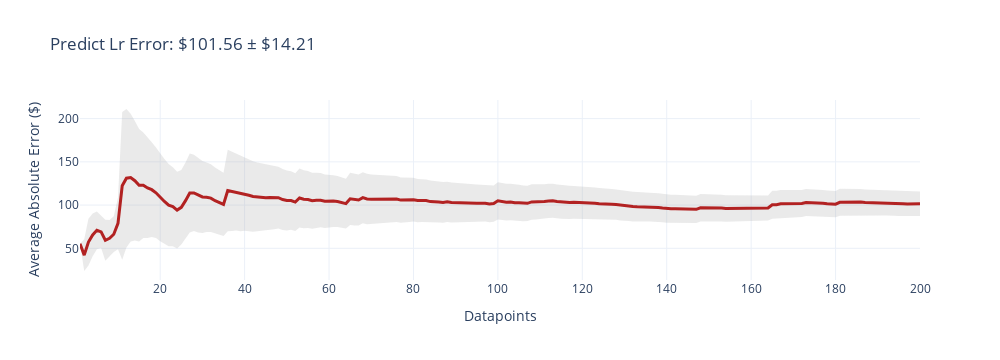
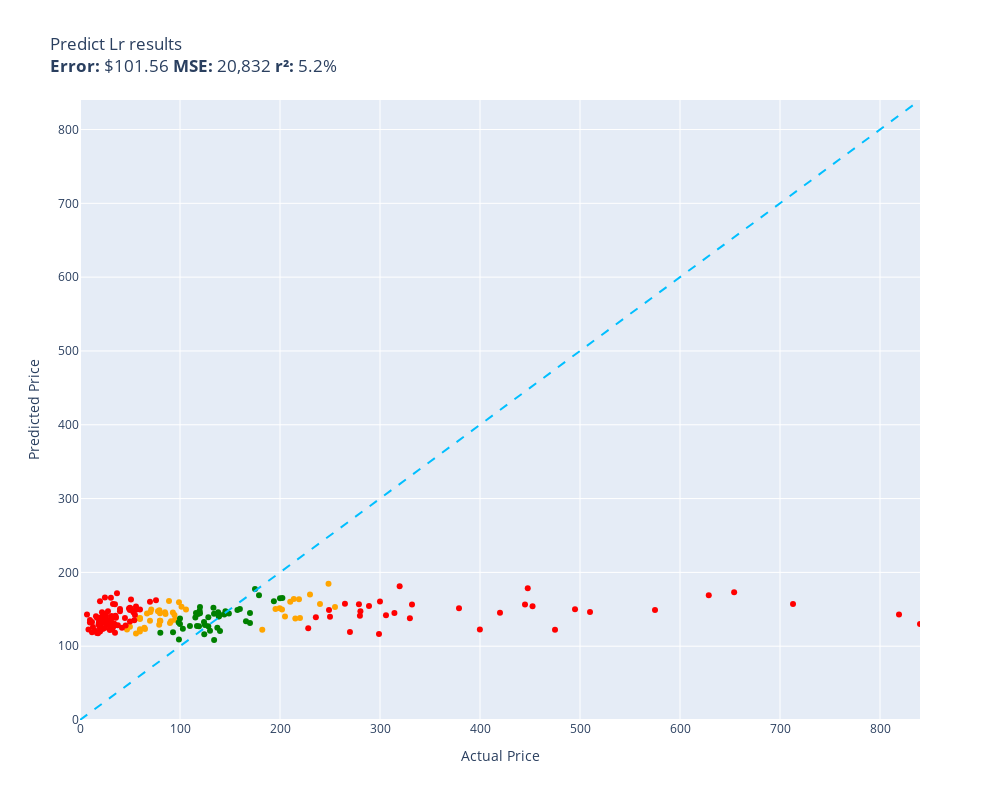

The cell these charts' notebook holds for them, in order:
### Code cell
evaluate(predict_lr, test)

### Figure 1 — Plotly figure (JSON) as saved in the notebook; plotly's stock layout.template omitted (floating-point values rounded to 4 significant figures; data arrays with more than 128 entries replaced by an {"elided": "..."} marker saying what was removed)
{"data": [{"fill": "toself", "fillcolor": "rgba(150,150,150,0.2)", "hoverinfo": "skip", "line": {"color": "rgba(0,0,0,0)"}, "type": "scatter", "x": {"elided": "400 int values"}, "y": {"elided": "400 float values"}}, {"customdata": {"elided": "200 float values"}, "hovertemplate": "n=%{x}<br>Avg Error=$%{y:,.2f}<br>±95% CI=$%{customdata:,.2f}<extra></extra>", "line": {"color": "firebrick", "width": 3}, "mode": "lines", "type": "scatter", "x": {"elided": "200 int values"}, "y": {"elided": "200 float values"}}], "layout": {"height": 360, "showlegend": false, "title": {"text": "Predict Lr Error: $101.56 ± $14.21"}, "width": 1000, "xaxis": {"title": {"text": "Datapoints"}}, "yaxis": {"title": {"text": "Average Absolute Error ($)"}}}}

### Figure 2 — Plotly figure (JSON) as saved in the notebook; plotly's stock layout.template omitted (floating-point values rounded to 4 significant figures)
{"data": [{"customdata": [["Old Blood Noise Excess V2 Distortion Cho...\nGuess=$163.63  Actual=$219.00"], ["RBC12-UPC Replacement Battery Cartridge ...\nGuess=$170.12  Actual=$229.99"], ["ACDelco GM Original Equipment FW339 Fron...\nGuess=$137.41  Actual=$215.33"], ["Panasonic KX-TG6511B DECT 6.0 PLUS Expan...\nGuess=$128.97  Actual=$79.20"], ["GJY Portable TV,10.6 inch Mini TV for AT...\nGuess=$148.61  Actual=$79.36"], ["APS iBoard 6-inch Aluminum (Black Powder...\nGuess=$160.32  Actual=$210.23"], ["HK SYSTEMS 13\" Heavy Duty Black \"Push\" O...\nGuess=$145.83  Actual=$84.95"], ["Clementoni 39132.5 Jigsaw Puzzle 1,000 P...\nGuess=$134.46  Actual=$79.95"], ["Deco Mount Pro Tripod Microphone Stand w...\nGuess=$136.84  Actual=$59.95"], ["Evergreen HSHB2005 Cylinder Head Gasket ...\nGuess=$137.74  Actual=$59.69"], ["Travelpro Platinum Elite Slim Business L...\nGuess=$163.88  Actual=$213.83"], ["JRready ST6313 DT Deutsch Connector Kit,...\nGuess=$151.35  Actual=$199.68"], ["15\" Locking Shower Head Extension Arm in...\nGuess=$134.49  Actual=$79.95"], ["Tidal Front + Rear Fender Flares 4PC Poc...\nGuess=$153.18  Actual=$254.99"], ["Dakota Alert MURS Alert Probe Sensor - M...\nGuess=$138.24  Actual=$219.99"], ["AUTOFREE LED Tail Lights Assembly Compat...\nGuess=$149.72  Actual=$201.99"], ["Webcem Solar Shed Light Outdoor Indoor, ...\nGuess=$147.22  Actual=$77.96"], ["Festool 492370 Platin 2 S1000 Grit 6-Inc...\nGuess=$133.73  Actual=$91.00"], ["DIMARZIO 204284 DP 163FBK Blues Bucker G...\nGuess=$131.38  Actual=$89.99"], ["VLAND LED Smoked Taillights Compatible F...\nGuess=$156.99  Actual=$239.99"], ["LEGO Marvel Avengers War Machine Buster ...\nGuess=$122.87  Actual=$59.95"], ["ANZO USA 111207 GMC SIERRA 99-06 / YUKON...\nGuess=$122.29  Actual=$182.28"], ["Trim Kit for 2-handle Shower & Tub Valve...\nGuess=$135.85  Actual=$94.99"], ["MXR Carbon Copy Deluxe Analog Delay Guit...\nGuess=$150.38  Actual=$195.50"], ["CradlePoint Compact Broadband Router (CB...\nGuess=$161.10  Actual=$89.00"], ["Pyle Wireless Rear View Backup Camera - ...\nGuess=$146.30  Actual=$70.45"], ["Hp Pavilion P7-1257c Motherboard Aahd3-h...\nGuess=$119.87  Actual=$59.86"], ["Auertech Portable Washing Machine, 14lbs...\nGuess=$159.51  Actual=$98.99"], ["Amana Tool - SC587 Carbide Tipped 3-Wing...\nGuess=$149.72  Actual=$71.23"], ["ECCPP Power Steering Pump for 2009-2010 ...\nGuess=$143.66  Actual=$85.48"], ["UPR Mach 1 Chin Spoiler Fits 94-98 Musta...\nGuess=$123.35  Actual=$64.99"], ["SP Air Corporation SP-8102BU 1/4-Inch He...\nGuess=$140.37  Actual=$204.99"], ["Skullcandy Hesh Evo Bluetooth Headphones...\nGuess=$134.58  Actual=$69.99"], ["LCD Screen for Dell Inspiron 17R 17.3\" H...\nGuess=$124.93  Actual=$64.37"], ["Diversitech UC2436-3 Ultralite Condenser...\nGuess=$134.12  Actual=$80.39"], ["KUNFINE Android Radio CarPlay & Android ...\nGuess=$149.56  Actual=$106.00"], ["KYX Racing Hardened Steel Center Drive S...\nGuess=$122.51  Actual=$46.99"], ["OEM Samsung Remote Control Shipped with ...\nGuess=$117.11  Actual=$56.00"], ["Custom Engagement Logo Desk Embosser Sea...\nGuess=$126.22  Actual=$49.95"], ["DuraGo BR5330 Front Vented Disc Brake Ro...\nGuess=$153.49  Actual=$101.51"], ["Intex River Run Connect Lounge (Four)\nGuess=$142.32  Actual=$94.49"], ["Blanco 230966 Valea Stainless Steel Sink...\nGuess=$145.67  Actual=$92.88"], ["PowerSport Front Rear Brakes and Rotors ...\nGuess=$184.71  Actual=$248.51"], ["KZ ZS10 Pro in Ear Monitor Headphone KZ ...\nGuess=$144.25  Actual=$66.99"], ["Fender Hendrix Voodoo Child Coiled Instr...\nGuess=$138.18  Actual=$59.99"], ["MonMount Triple Monitor Stand Freestandi...\nGuess=$144.79  Actual=$79.99"]], "hovertemplate": "%{customdata[0]}<extra></extra>", "legendgroup": "orange", "marker": {"color": "orange", "size": 6, "symbol": "circle"}, "mode": "markers", "name": "orange", "orientation": "v", "showlegend": true, "type": "scatter", "x": [219.0, 230.0, 215.3, 79.2, 79.36, 210.2, 84.95, 79.95, 59.95, 59.69, 213.8, 199.7, 79.95, 255.0, 220.0, 202.0, 77.96, 91.0, 89.99, 240.0, 59.95, 182.3, 94.99, 195.5, 89.0, 70.45, 59.86, 98.99, 71.23, 85.48, 64.99, 205.0, 69.99, 64.37, 80.39, 106.0, 46.99, 56.0, 49.95, 101.5, 94.49, 92.88, 248.5, 66.99, 59.99, 79.99], "xaxis": "x", "y": [163.6, 170.1, 137.4, 129.0, 148.6, 160.3, 145.8, 134.5, 136.8, 137.7, 163.9, 151.3, 134.5, 153.2, 138.2, 149.7, 147.2, 133.7, 131.4, 157.0, 122.9, 122.3, 135.9, 150.4, 161.1, 146.3, 119.9, 159.5, 149.7, 143.7, 123.4, 140.4, 134.6, 124.9, 134.1, 149.6, 122.5, 117.1, 126.2, 153.5, 142.3, 145.7, 184.7, 144.2, 138.2, 144.8], "yaxis": "y"}, {"customdata": [["telpo Headlight Assembly Fit For 15 Camr...\nGuess=$144.89  Actual=$115.99"], ["SuppliesOutlet Compatible Toner Cartridg...\nGuess=$142.91  Actual=$144.29"], ["PEMP E65 E66 CDC Simulate Optical Fiber ...\nGuess=$127.08  Actual=$119.00"], ["Intermatic PX300 12V 300W Transformer wi...\nGuess=$143.91  Actual=$134.00"], ["CORSAIR Dominator Platinum RGB 32GB (2x1...\nGuess=$132.79  Actual=$124.00"], ["SKB iSeries 3i-13096-6KP Case for BlackM...\nGuess=$177.32  Actual=$174.99"], ["Aolemi Oil Rubbed Bronze Single Function...\nGuess=$132.24  Actual=$98.65"], ["GanFindX Portable Car Hand Controls for ...\nGuess=$150.29  Actual=$159.90"], ["KOMPUTERBAY 4GB 2X 2GB DDR2 1066MHz PC2-...\nGuess=$118.34  Actual=$80.34"], ["Scranton & Co 3 Drawer Mobile File Cabin...\nGuess=$138.86  Actual=$115.35"], ["Wenger City Upgrade Laptop Backpack with...\nGuess=$147.25  Actual=$145.42"], ["3D Tree Hole Branches 075 Stair Risers D...\nGuess=$121.04  Actual=$129.99"], ["Fjallraven, Kanken Laptop 15\" Backpack f...\nGuess=$148.00  Actual=$119.65"], ["Diversitech WG840585 Motor, (Ddb) 1/3Hp,...\nGuess=$108.44  Actual=$134.12"], ["Evan-Fischer Front Bumper Cover Compatib...\nGuess=$165.21  Actual=$202.38"], ["Western Digital Enterprise RE4-GP 2TB SA...\nGuess=$127.41  Actual=$109.95"], ["PM Auto Front Right Quick Complete Strut...\nGuess=$128.69  Actual=$124.94"], ["Dell Optiplex 390 Desktop Computer i3 3....\nGuess=$116.10  Actual=$124.27"], ["Pidoko Kids Train Table, Grey with 90 Pc...\nGuess=$144.65  Actual=$119.97"], ["Marvel Legends Series X-Men 6-Inch Archa...\nGuess=$109.17  Actual=$98.95"], ["EMART Photography C Stand with Boom Arm,...\nGuess=$152.96  Actual=$119.99"], ["Grey Pneumatic 1311SD Impact Socket Set\nGuess=$148.88  Actual=$157.43"], ["4LT LUMINETTE Vanity Opal GLS BSN\nGuess=$137.47  Actual=$99.99"], ["4pc Wheel Spacers Adapters 4\" (2inch Per...\nGuess=$127.50  Actual=$116.95"], ["Urth 62mm UV, Circular Polarizing (CPL),...\nGuess=$143.60  Actual=$139.00"], ["LSI Broadcom SAS 9300-8i 8-port 12Gb/s S...\nGuess=$143.48  Actual=$118.00"], ["DuraGo 29515020 Front Hub Assembly\nGuess=$139.26  Actual=$128.34"], ["Ibanez M510OVS Acoustic Mandolin in Vint...\nGuess=$131.52  Actual=$169.99"], ["GENUINE VOLVO THERMOSTAT (3.0, 3.2) S60 ...\nGuess=$123.49  Actual=$102.85"], ["Cardone 84-58642 New HEI Electronic Dist...\nGuess=$133.68  Actual=$165.99"], ["Universal Power Group 12V 100Ah Sealed L...\nGuess=$164.96  Actual=$199.99"], ["18 Inch White Undermount Kitchen Sink - ...\nGuess=$168.94  Actual=$179.00"], ["New Replacement seat cover fits Yamaha M...\nGuess=$140.50  Actual=$138.95"], ["Evan Fischer Radiator Cooling Fan Assemb...\nGuess=$124.99  Actual=$137.34"], ["ROHL WSGUM3018WH Wire Sink Grids, White\nGuess=$126.94  Actual=$128.28"], ["ASUS VY279HE-W 27” 1080P Monitor - White...\nGuess=$145.90  Actual=$138.10"], ["4 Inches Rolled Muffler Tip Catback Exha...\nGuess=$160.77  Actual=$193.88"], ["StonKraft Brass Chess Board Game Set wit...\nGuess=$120.75  Actual=$140.00"], ["Vinyl Soft Top Roll-up Adjustable Truck ...\nGuess=$144.43  Actual=$148.88"], ["Samsung DA97-07603B Freezer Ice Maker As...\nGuess=$118.98  Actual=$93.02"], ["Targus CityGear Durable Backpack, Black,...\nGuess=$152.08  Actual=$133.43"], ["Garmin 010-12402-10 GT15M-TM Transom-Mou...\nGuess=$140.21  Actual=$138.74"], ["Fitness Center Gym Room Weight Train Dua...\nGuess=$130.08  Actual=$99.99"], ["Xiaomi Redmi 10 2022 NFC 4G LTE (128GB +...\nGuess=$145.13  Actual=$169.99"]], "hovertemplate": "%{customdata[0]}<extra></extra>", "legendgroup": "green", "marker": {"color": "green", "size": 6, "symbol": "circle"}, "mode": "markers", "name": "green", "orientation": "v", "showlegend": true, "type": "scatter", "x": [116.0, 144.3, 119.0, 134.0, 124.0, 175.0, 98.65, 159.9, 80.34, 115.3, 145.4, 130.0, 119.7, 134.1, 202.4, 110.0, 124.9, 124.3, 120.0, 98.95, 120.0, 157.4, 99.99, 117.0, 139.0, 118.0, 128.3, 170.0, 102.8, 166.0, 200.0, 179.0, 138.9, 137.3, 128.3, 138.1, 193.9, 140.0, 148.9, 93.02, 133.4, 138.7, 99.99, 170.0], "xaxis": "x", "y": [144.9, 142.9, 127.1, 143.9, 132.8, 177.3, 132.2, 150.3, 118.3, 138.9, 147.3, 121.0, 148.0, 108.4, 165.2, 127.4, 128.7, 116.1, 144.7, 109.2, 153.0, 148.9, 137.5, 127.5, 143.6, 143.5, 139.3, 131.5, 123.5, 133.7, 165.0, 168.9, 140.5, 125.0, 126.9, 145.9, 160.8, 120.7, 144.4, 119.0, 152.1, 140.2, 130.1, 145.1], "yaxis": "y"}, {"customdata": [["NewPower99 Battery Kit for Samsung Galax...\nGuess=$142.40  Actual=$54.95"], ["EXMAX NG-10X Fresnel Lens Focusing Adapt...\nGuess=$160.28  Actual=$69.98"], ["Stand for Raven Pro Document Scanner - P...\nGuess=$122.01  Actual=$29.85"], ["8544771 Dryer Heating Element, 279816 Th...\nGuess=$139.34  Actual=$35.74"], ["Pump Head TBVECHI 175PSI 4KW 5.5HP 21CFM...\nGuess=$137.83  Actual=$329.90"], ["Bam France 2002XL Contoured Hightech Bla...\nGuess=$157.14  Actual=$713.00"], ["Metabo HPT 36V MultiVolt™ Cordless Rotar...\nGuess=$151.30  Actual=$379.00"], ["46mm Digital Pro High-Resolution Close-U...\nGuess=$160.73  Actual=$19.99"], ["Innovative Percussion CB-6 Chamois Bass ...\nGuess=$135.09  Actual=$54.32"], ["LOVE MEI Galaxy S10 Lite Case, Military ...\nGuess=$157.09  Actual=$32.98"], ["LD Products Compatible Toner Cartridge R...\nGuess=$133.29  Actual=$49.98"], ["Bam Trekking 3027SB Single Black Clarine...\nGuess=$156.60  Actual=$332.00"], ["DEWALT 20V MAX* XR Impact Driver with Bl...\nGuess=$154.11  Actual=$452.53"], ["Mini PC, Kinupute Desktop Computer E3-12...\nGuess=$149.89  Actual=$495.00"], ["June Garden 12\" Sweet Dolly Charlotte - ...\nGuess=$134.12  Actual=$19.99"], ["10GBase-LR SFP+ Transceiver, Handar 10GB...\nGuess=$119.80  Actual=$19.99"], ["Canon EOS Rebel T7 Digital SLR Camera wi...\nGuess=$142.77  Actual=$819.00"], ["Task T24287 Roman Ogee Router Bit with 1...\nGuess=$149.42  Actual=$55.88"], ["Southwire 120V/15A Right Angle User Atta...\nGuess=$128.27  Actual=$37.87"], ["Mylites+ Standard Comic Book Mylar Sleev...\nGuess=$118.28  Actual=$34.99"], ["DALDED LED Light Kit for Lego Sonic Gree...\nGuess=$143.87  Actual=$24.99"], ["152MM Hole Saws M42 Bi-Metal High Speed ...\nGuess=$117.58  Actual=$17.99"], ["Baseball Backpacks Large 18 Inch Bookbag...\nGuess=$137.70  Actual=$31.77"], ["Adams Check Payment and Deposit Register...\nGuess=$141.39  Actual=$35.49"], ["KOHLER 18865-CP Filtered Water Faucet, P...\nGuess=$122.23  Actual=$475.00"], ["Projector, CRAZVIEW Projector with WiFi ...\nGuess=$145.83  Actual=$53.40"], ["Retevis RT68 Soft Earhook Walkie Talkie ...\nGuess=$143.00  Actual=$6.99"], ["MC: Pindicator (Dual Intensity Amber)\nGuess=$150.24  Actual=$40.00"], ["Laisomeke Waterproof Junction Box, Unive...\nGuess=$132.89  Actual=$11.99"], ["Sumerain S1339CM Double Handle Widesprea...\nGuess=$139.36  Actual=$235.86"], ["Poison Spyder 10-08-020 Rocker Knocker\nGuess=$169.08  Actual=$628.76"], ["Lighted Triangle Mirror Cabinet Bathroom...\nGuess=$156.57  Actual=$445.00"], ["BESTILL Wall Mounted Shower Faucet Set, ...\nGuess=$162.39  Actual=$76.00"], ["Tablet PC Cover Compatible with Lenovo T...\nGuess=$140.78  Actual=$31.61"], ["Miyaya@ Funny Animal Masks Collection fo...\nGuess=$117.83  Actual=$16.99"], ["Trail Gear Twin Stick Kit for Top Shift ...\nGuess=$141.11  Actual=$279.92"], ["Engine Thermostat, Replace 19301-PAA-306...\nGuess=$131.96  Actual=$18.89"], ["Ultra Duster Canned Air Net 10 Oz 6-Pack\nGuess=$148.88  Actual=$49.90"], ["Beck/Arnley 0421945 Air Filter\nGuess=$138.44  Actual=$35.87"], ["IQShield Screen Protector Compatible wit...\nGuess=$132.12  Actual=$9.95"], ["Liberty Imports 12 Pack: US Military Toy...\nGuess=$138.67  Actual=$16.98"], ["Neporal Full Spectrum Light Bulb, 6000K ...\nGuess=$129.53  Actual=$18.59"], ["Satco S9596, 4 Count (Pack of 1), 4.18\nGuess=$118.75  Actual=$12.00"], ["Ceramic Talavera Mexican Tile 4x4\", 9 Pi...\nGuess=$128.45  Actual=$29.95"], ["Intrepid International Dressage Letters-...\nGuess=$134.94  Actual=$26.99"], ["Kingston Brass KS269SN Kingston Clawfoot...\nGuess=$141.99  Actual=$305.99"], ["KOHLER K-1185540-CP Assembly-Slider\nGuess=$128.14  Actual=$45.67"], ["KUNN Small Electrician Tool Pouch Utilit...\nGuess=$131.46  Actual=$21.99"], ["iPhone 12/12 Pro Nicaragua Guardabarranc...\nGuess=$121.39  Actual=$19.97"], ["Replacement Remote Control for PANASONIC...\nGuess=$129.02  Actual=$34.95"], ["KS K-STORM Replacement Silicone Mushroom...\nGuess=$122.49  Actual=$8.50"], ["Pioneer 2AM401-BN Two Handle Kitchen Fau...\nGuess=$124.32  Actual=$228.22"], ["LSSAGOON Backpack for Women Teen Kids Gi...\nGuess=$130.90  Actual=$33.99"], ["Aeromotive 13304 Regulator, X1 Adjustabl...\nGuess=$119.31  Actual=$269.95"], ["Walker Exhaust Ultra EPA 16478 Direct Fi...\nGuess=$149.14  Actual=$574.99"], ["GE RPWF SmartWater Comparable Refrigerat...\nGuess=$171.58  Actual=$36.99"], ["MGP Caliper Covers 39011SACURD Red Powde...\nGuess=$148.95  Actual=$249.00"], ["Royal Designs, Inc. Decorative Abundant ...\nGuess=$131.89  Actual=$24.95"], ["Canon Sure Shot 90u 35mm Date Camera\nGuess=$122.48  Actual=$399.89"], ["NewFantasia Replacement Audio Cable with...\nGuess=$132.89  Actual=$31.00"], ["Mikrotik RB3011UIAS-RM RouterBOARD 10xGi...\nGuess=$116.65  Actual=$299.00"], ["MONOCARBON Forged Carbon Fiber Case for ...\nGuess=$149.68  Actual=$59.99"], ["AC Compressor & A/C Kit For BMW 335i 335...\nGuess=$145.10  Actual=$314.41"], ["Wilkinson LOW GAUSS Vintage Tone Strat S...\nGuess=$165.74  Actual=$30.93"], ["Berta (6 Pieces) 1-1/4 inch Overlay, 90 ...\nGuess=$124.49  Actual=$24.66"], ["Chalkboard Name Badges with Magnetic Bac...\nGuess=$138.68  Actual=$19.95"], ["Linkloos Solar Street Lights Outdoor Wat...\nGuess=$153.66  Actual=$55.99"], ["USB Charger, CIVIE High Speed 60W Multip...\nGuess=$140.52  Actual=$15.99"], ["Kastar Battery Pack Replacement for Sony...\nGuess=$128.56  Actual=$19.99"], ["AZX Stylus Pencil for Apple iPad Pro 202...\nGuess=$124.76  Actual=$29.99"], ["Raspberry Pi 3 Model B+ Aluminum Case Me...\nGuess=$121.06  Actual=$14.99"], ["Music Hall pa15.3 MM/MC Phono Preamplifi...\nGuess=$139.81  Actual=$250.00"], ["Lorell Bell Chair Glide, 2.5\", Black\nGuess=$126.40  Actual=$19.50"], ["CTLAMP XL-2100 Professional Quality XL-2...\nGuess=$122.65  Actual=$32.00"], ["200 ' feet True 14 Gauge AWG CCA Speaker...\nGuess=$138.24  Actual=$44.95"], ["Competition Clutch Disc and Pressure Pla...\nGuess=$146.22  Actual=$510.00"], ["APS iBoard (304 Stainless Steel Polished...\nGuess=$157.67  Actual=$264.95"], ["200 Couples Conversation Cards - Enjoy B...\nGuess=$125.29  Actual=$32.97"], ["The Puppet Company - Carpet-Unicorn, Whi...\nGuess=$136.90  Actual=$19.00"], ["Baumgartens Sicurix Blank PVC ID Cards (...\nGuess=$130.06  Actual=$19.11"], ["VIPMOTOZ Sequential Turn Signal Premium ...\nGuess=$156.85  Actual=$278.94"], ["A-Premium Front Suspension Steering Knuc...\nGuess=$151.15  Actual=$48.99"], ["Venom Power Terra Hunter R/T+ R/T All-Te...\nGuess=$181.19  Actual=$319.65"], ["Audio Techinca ATW-T1002 System 10 Handh...\nGuess=$154.49  Actual=$289.00"], ["520 Pieces Christmas Envelope Seal Stick...\nGuess=$141.56  Actual=$25.99"], ["LD Compatible Ink Cartridge Replacement ...\nGuess=$124.99  Actual=$41.99"], ["BestPricedDecals Wine A BIT, You'll Feel...\nGuess=$125.97  Actual=$12.98"], ["Dell XPS 13 9343-2727SLV 13.3\" Full HD S...\nGuess=$130.16  Actual=$839.99"], ["VATOS 4 Packs Bubble Machine Gun for Kid...\nGuess=$142.61  Actual=$22.88"], ["Steering Wheel, Carbon Fiber Automotive ...\nGuess=$178.48  Actual=$447.74"], ["BXYJY for Samsung Galaxy Z Fold 3 Case w...\nGuess=$150.80  Actual=$49.99"], ["VONADO Space Wars Colonial Viper MK1 Bui...\nGuess=$147.39  Actual=$39.99"], ["Replacement Remote Control fit for Sony ...\nGuess=$135.40  Actual=$9.99"], ["Disney Princess Sparkling Princess Sleep...\nGuess=$134.77  Actual=$24.95"], ["sabermaster TCG Playmat yugioh playmat T...\nGuess=$145.85  Actual=$21.99"], ["Pacific Drums PDCM1618TTRB 16 x 18 Inche...\nGuess=$145.37  Actual=$419.99"], ["Star Wars Die-Cast Metal TITANIUM Series...\nGuess=$123.31  Actual=$22.70"], ["Glovion Music Stand Light, Clip On Piano...\nGuess=$147.32  Actual=$27.99"], ["Empava 24\" Single Wall Ovens 10 Cooking ...\nGuess=$173.15  Actual=$654.14"], ["Think Gizmos Build Your Own Robot Toys f...\nGuess=$166.03  Actual=$24.95"], ["HP Laserjet 2100 Laser Printer W/Test Pr...\nGuess=$160.63  Actual=$299.98"], ["Viola Bow 4/4 Full Size Carbon Fiber (Bl...\nGuess=$152.18  Actual=$49.99"], ["VTech Strum and Jam Kidi Musical Guitar ...\nGuess=$137.65  Actual=$21.99"], ["W11130208 W10695459 Refrigerator LED Mod...\nGuess=$129.19  Actual=$26.59"], ["Jada Toys Ryan's World Combo Panda Airli...\nGuess=$128.47  Actual=$34.94"], ["Pyle 2x120 Watt Home Audio Speaker Power...\nGuess=$150.29  Actual=$50.92"], ["STICKGOO Peel and Stick Backsplash for K...\nGuess=$156.72  Actual=$34.99"], ["For Volvo C70 S70 V70 V40 S40 AC Compres...\nGuess=$147.44  Actual=$280.41"], ["Refresh NSF-53 Premium Replacement Refri...\nGuess=$163.30  Actual=$50.99"], ["NICKSTON Red Sparkling Glitter Slim Band...\nGuess=$139.31  Actual=$25.99"]], "hovertemplate": "%{customdata[0]}<extra></extra>", "legendgroup": "red", "marker": {"color": "red", "size": 6, "symbol": "circle"}, "mode": "markers", "name": "red", "orientation": "v", "showlegend": true, "type": "scatter", "x": [54.95, 69.98, 29.85, 35.74, 329.9, 713.0, 379.0, 19.99, 54.32, 32.98, 49.98, 332.0, 452.5, 495.0, 19.99, 19.99, 819.0, 55.88, 37.87, 34.99, 24.99, 17.99, 31.77, 35.49, 475.0, 53.4, 6.99, 40.0, 11.99, 235.9, 628.8, 445.0, 76.0, 31.61, 16.99, 279.9, 18.89, 49.9, 35.87, 9.95, 16.98, 18.59, 12.0, 29.95, 26.99, 306.0, 45.67, 21.99, 19.97, 34.95, 8.5, 228.2, 33.99, 269.9, 575.0, 36.99, 249.0, 24.95, 399.9, 31.0, 299.0, 59.99, 314.4, 30.93, 24.66, 19.95, 55.99, 15.99, 19.99, 29.99, 14.99, 250.0, 19.5, 32.0, 44.95, 510.0, 264.9, 32.97, 19.0, 19.11, 278.9, 48.99, 319.6, 289.0, 25.99, 41.99, 12.98, 840.0, 22.88, 447.7, 49.99, 39.99, 9.99, 24.95, 21.99, 420.0, 22.7, 27.99, 654.1, 24.95, 300.0, 49.99, 21.99, 26.59, 34.94, 50.92, 34.99, 280.4, 50.99, 25.99], "xaxis": "x", "y": [142.4, 160.3, 122.0, 139.3, 137.8, 157.1, 151.3, 160.7, 135.1, 157.1, 133.3, 156.6, 154.1, 149.9, 134.1, 119.8, 142.8, 149.4, 128.3, 118.3, 143.9, 117.6, 137.7, 141.4, 122.2, 145.8, 143.0, 150.2, 132.9, 139.4, 169.1, 156.6, 162.4, 140.8, 117.8, 141.1, 132.0, 148.9, 138.4, 132.1, 138.7, 129.5, 118.8, 128.4, 134.9, 142.0, 128.1, 131.5, 121.4, 129.0, 122.5, 124.3, 130.9, 119.3, 149.1, 171.6, 148.9, 131.9, 122.5, 132.9, 116.6, 149.7, 145.1, 165.7, 124.5, 138.7, 153.7, 140.5, 128.6, 124.8, 121.1, 139.8, 126.4, 122.6, 138.2, 146.2, 157.7, 125.3, 136.9, 130.1, 156.8, 151.2, 181.2, 154.5, 141.6, 125.0, 126.0, 130.2, 142.6, 178.5, 150.8, 147.4, 135.4, 134.8, 145.8, 145.4, 123.3, 147.3, 173.1, 166.0, 160.6, 152.2, 137.7, 129.2, 128.5, 150.3, 156.7, 147.4, 163.3, 139.3], "yaxis": "y"}, {"hoverinfo": "skip", "line": {"color": "deepskyblue", "dash": "dash"}, "mode": "lines", "showlegend": false, "type": "scatter", "x": [0, 840.0], "y": [0, 840.0]}], "layout": {"height": 800, "legend": {"title": {"text": "color"}, "tracegroupgap": 0}, "showlegend": false, "title": {"text": "Predict Lr results<br><b>Error:</b> $101.56 <b>MSE:</b> 20,832 <b>r²:</b> 5.2%"}, "width": 1000, "xaxis": {"anchor": "y", "domain": [0, 1], "range": [0, 840.0], "title": {"text": "Actual Price"}}, "yaxis": {"anchor": "x", "domain": [0, 1], "range": [0, 840.0], "title": {"text": "Predicted Price"}}}}
